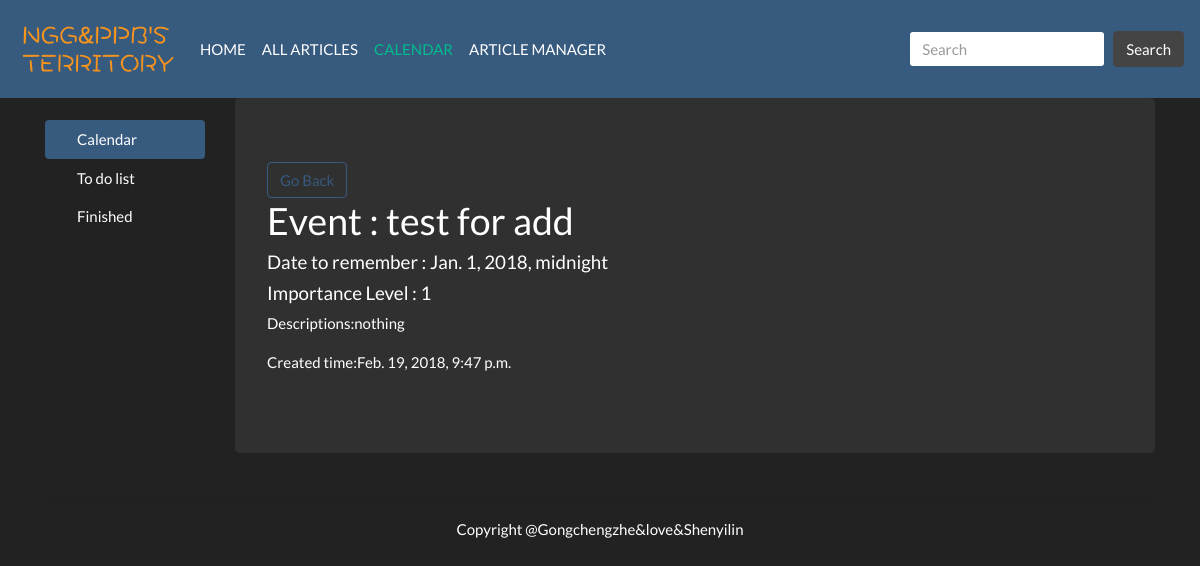
The app's page /calendar/calendardetails/8/ with its own data.
### truecalendar/models.py (models this page shows, shortened)
class CalendarEvent(models.Model):
	IMPORTANCE_LEVEL=(
	('1','Important'),
	('2','Fairly Important'),
	('3','Very Important'),
	('4','Specially Important'),
	('5','Extremly Important'),
	)
	name=models.CharField(max_length=100)
	remarkdate=models.DateTimeField()
	descriptions=models.TextField()
	created=models.DateTimeField(auto_now_add=True)
	importance=models.CharField(max_length=1,choices=IMPORTANCE_LEVEL,default=1)
	eventdone=models.NullBooleanField()
	ispast=models.NullBooleanField()
	tdelta=""
	mark=""
	class Meta:
		ordering=("-importance","-created")

### truecalendar/views.py (the view)
# urls.py: url(r'^calendardetails/(?P<id>\d+)/$',views.show_details,name="show_details"),
def show_details(request,id):
    calendarentry=CalendarEvent.objects.filter(id=id)[0]
    return render(request,"calendar/details.html",{'calendarentry':calendarentry})

### templates/calendar/details.html
{% extends "calendar/base1.html" %}
{% block content %}
<div class="container jumbotron">
<div class-"row">
  <button onclick="window.location='{% url 'truecalendar:show_calendar' %}'" class="btn btn-outline-primary">Go Back</button>
  <h1>Event : {{ calendarentry.name }}</h1>
  <h5>Date to remember : {{ calendarentry.remarkdate }}</h5>
  <h5>Importance Level : {{ calendarentry.importance }}</h5>
  <p>Descriptions:{{ calendarentry.descriptions }}</p>
  <p>Created time:{{ calendarentry.created }}</p>
</div>
</div>
{% endblock %}

### records on screen
CalendarEvent: name "test for add", remarkdate "Jan. 1, 2018, midnight", importance "1", descriptions "nothing", created "Feb. 19, 2018, 9:47 p.m."
